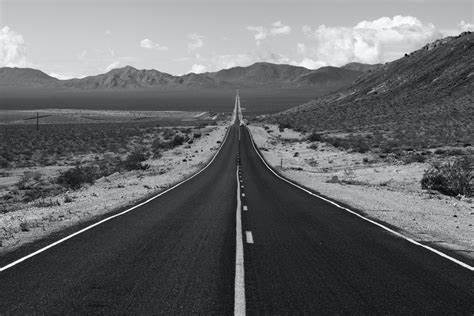
#> input picture OIP (2).jpeg, 474 x 316 px, found by its file name
$ jupyter execute ex6.ipynb   (older library calls are emulated)
#> lines starting #> are read from the running program, lines starting #| are printed output that depends on the picture; after the words box and inside, x2 and y2 are one past the last pixel; in counts of white or black regions, pixels touching at a corner belong together
[cell 1]
import cv2
import numpy as np
import matplotlib.pyplot as plt

# Load the image in grayscale
image = cv2.imread(r'C:\Users\Dilfina\OneDrive\Desktop\image\sem lab\OIP (2).jpeg', cv2.IMREAD_GRAYSCALE)
#> image: shape (316, 474); min 0, max 255, mean 102.8

# 1. Smoothing: Apply Gaussian Blur to reduce noise
blurred_image = cv2.GaussianBlur(image, (5, 5), 0)
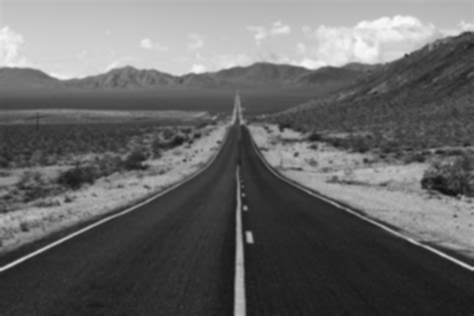
#> blurred_image: shape (316, 474); min 17, max 249, mean 102.8

# 2. Gradient Calculation: Calculate gradients in the x and y directions using Sobel filters
grad_x = cv2.Sobel(blurred_image, cv2.CV_64F, 1, 0, ksize=3)
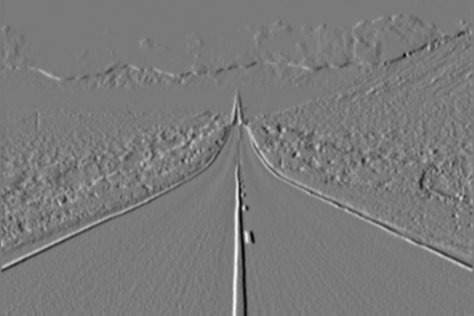
#> grad_x: shape (316, 474) float64; min -364, max 392, mean -0.3; drawn with min black and max white
grad_y = cv2.Sobel(blurred_image, cv2.CV_64F, 0, 1, ksize=3)
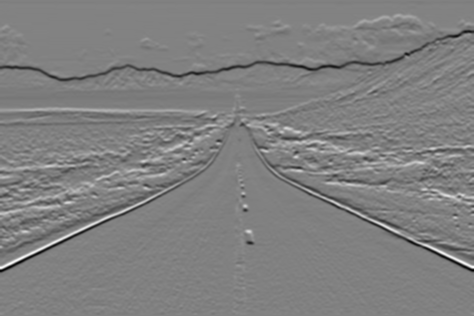
#> grad_y: shape (316, 474) float64; min -474, max 462, mean -3.7; drawn with min black and max white

# Calculate the gradient magnitude and direction
magnitude = np.sqrt(grad_x**2 + grad_y**2)
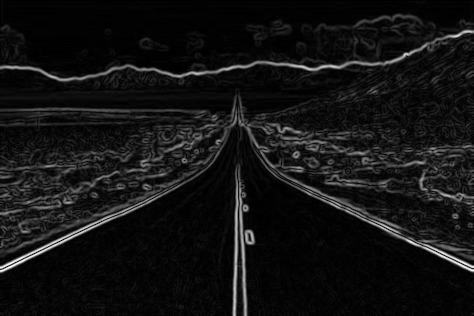
#> magnitude: shape (316, 474) float64; min 0, max 492.1, mean 37.8; drawn with min black and max white
angle = np.arctan2(grad_y, grad_x) * 180 / np.pi
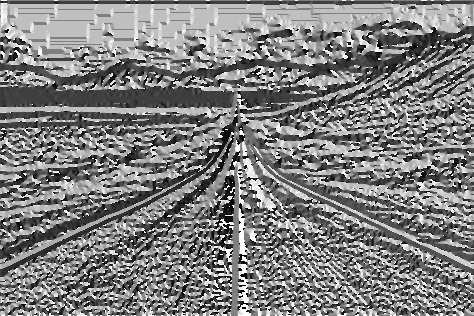
#> angle: shape (316, 474) float64; min -179.8, max 180, mean 1; drawn with min black and max white
angle[angle < 0] += 180  # Ensure angles are between 0 and 180 degrees
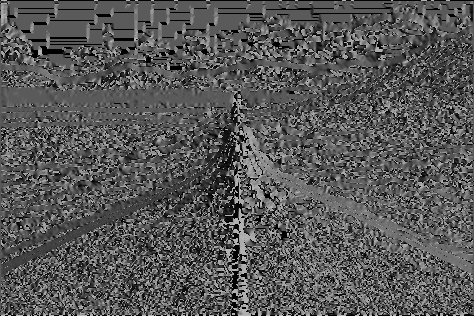
#> angle: shape (316, 474) float64; min 0, max 180, mean 87.5

# 3. Non-Maximum Suppression: Thin the edges by suppressing non-maximal gradients
def non_maximum_suppression(magnitude, angle):
    rows, cols = magnitude.shape
#> rows = 316; cols = 474
    suppressed = np.zeros_like(magnitude)

    for i in range(1, rows - 1):
        for j in range(1, cols - 1):
            # Get the angle and corresponding neighbors
            current_angle = angle[i, j]
            current_mag = magnitude[i, j]

            if (0 <= current_angle < 22.5) or (157.5 <= current_angle < 180):
                neighbor1 = magnitude[i, j + 1]
                neighbor2 = magnitude[i, j - 1]
            elif (22.5 <= current_angle < 67.5):
                neighbor1 = magnitude[i + 1, j - 1]
                neighbor2 = magnitude[i - 1, j + 1]
            elif (67.5 <= current_angle < 112.5):
                neighbor1 = magnitude[i + 1, j]
                neighbor2 = magnitude[i - 1, j]
            else:
                neighbor1 = magnitude[i - 1, j - 1]
                neighbor2 = magnitude[i + 1, j + 1]

            # Compare with neighbors and suppress if not local maxima
            if current_mag >= neighbor1 and current_mag >= neighbor2:
                suppressed[i, j] = current_mag
            else:
                suppressed[i, j] = 0
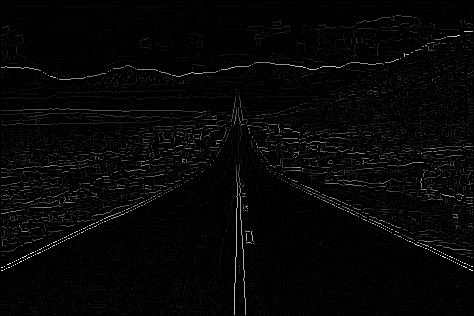
#> suppressed: shape (316, 474) float64; min 0, max 492.1, mean 11.9; drawn with min black and max white

    return suppressed

# Apply non-maximum suppression
suppressed_edges = non_maximum_suppression(magnitude, angle)

# Normalize the result for visualization
normalized_edges = cv2.normalize(suppressed_edges, None, 0, 255, cv2.NORM_MINMAX).astype(np.uint8)

# Plotting the original image and the edge-detected image
plt.figure(figsize=(12, 6))

# Plot original image
plt.subplot(1, 2, 1)
plt.imshow(image, cmap='gray')
plt.title("Original Image")
plt.axis('off')

# Plot edge-detected image
plt.subplot(1, 2, 2)
plt.imshow(normalized_edges, cmap='gray')
plt.title("Edge Detected Image (Canny)")
plt.axis('off')

plt.show()

[cell 2]
import cv2
import numpy as np
import matplotlib.pyplot as plt

# Load the image
image = cv2.imread(r'C:\Users\Dilfina\OneDrive\Desktop\image\sem lab\OIP (2).jpeg', cv2.IMREAD_GRAYSCALE)  # Read as grayscale

# Define region-growing parameters
seed_point = (100, 100)  # Manually defined seed point, this can be set interactively or automatically
threshold = 15  # Intensity threshold for growing the region
region_grown = np.zeros_like(image)  # Binary mask for the region

# Define a function for region growing
def region_growing(image, seed_point, threshold):
    # Initialize the region with the seed point
#> called with seed_point = (100, 100), threshold = 15
    region_mask = np.zeros_like(image)
    region_mask[seed_point] = 255  # Mark the seed point

    # Create a list to store the pixels to visit
    pixels_to_visit = [seed_point]

    # Get the size of the image
    rows, cols = image.shape
#> rows = 316; cols = 474

    # Start region growing process
    while pixels_to_visit:
        # Get the current pixel
        current_pixel = pixels_to_visit.pop(0)
        current_x, current_y = current_pixel

        # Check the intensity of the current pixel
        current_intensity = image[current_x, current_y]

        # Check 8-neighbors around the current pixel (including diagonals)
        for dx, dy in [(-1, 0), (1, 0), (0, -1), (0, 1), (-1, -1), (-1, 1), (1, -1), (1, 1)]:
            neighbor_x, neighbor_y = current_x + dx, current_y + dy
            if 0 <= neighbor_x < rows and 0 <= neighbor_y < cols:
                neighbor_intensity = image[neighbor_x, neighbor_y]

                # If the neighbor is within the threshold, add to the region
                if abs(current_intensity - neighbor_intensity) < threshold and region_mask[neighbor_x, neighbor_y] == 0:
                    region_mask[neighbor_x, neighbor_y] = 255
                    pixels_to_visit.append((neighbor_x, neighbor_y))
#> this loop made 992 passes
#> current_intensity on passes 1 to 3: 81, 80, 81
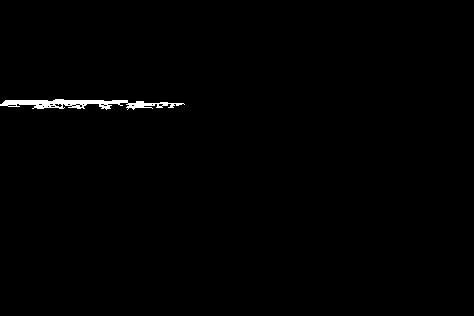
#> region_mask: shape (316, 474); 0.66% white; 1 white region, box (x1, y1, x2, y2) and area: (0, 99, 185, 110) 992
#> after the loop, pixels_to_visit = []

    return region_mask

# Perform region growing segmentation
segmented_region = region_growing(image, seed_point, threshold)

# Visualize the original and segmented region
plt.figure(figsize=(12, 6))

# Plot original image
plt.subplot(1, 2, 1)
plt.imshow(image, cmap='gray')
plt.title("Original Image")
plt.axis('off')

# Plot segmented image
plt.subplot(1, 2, 2)
plt.imshow(segmented_region, cmap='gray')
plt.title("Segmented Region")
plt.axis('off')

plt.show()
